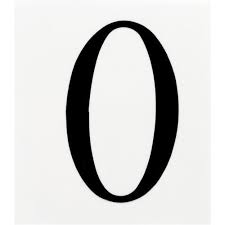
#> input picture 0.jpg, 225 x 225 px
$ python video1.py   (Python 2 division)
#> lines starting #> are read from the running program, lines starting #| are printed output that depends on the picture
import numpy as np
import cv2
import csv
import matplotlib.pyplot as plt
#from sklearn.datasets import load_digits
from sklearn.neural_network import MLPClassifier

img = cv2.imread('img11.jpg')

m0 = cv2.imread('0.jpg',0)
#> m0: shape (225, 225); min 0, max 255, mean 210.6
m1 = cv2.imread('1.png',0)
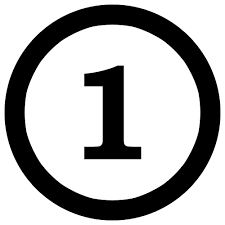
#> input picture 1.png, 225 x 225 px
#> m1 is the input picture: shape (225, 225); min 0, max 255, mean 179.7
m2 = cv2.imread('2.png',0)
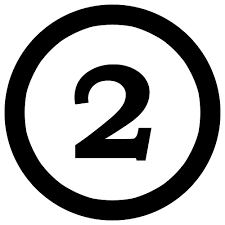
#> input picture 2.png, 225 x 225 px
#> m2 is the input picture: shape (225, 225); min 0, max 255, mean 172.3
m3 = cv2.imread('3.png',0)
m4 = cv2.imread('4.png',0)
m5 = cv2.imread('5.png',0)
m6 = cv2.imread('6.png',0)
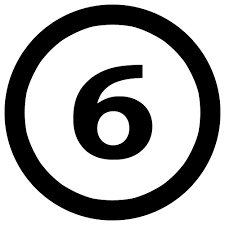
#> input picture 6.png, 225 x 225 px
#> m6 is the input picture: shape (225, 225); min 0, max 255, mean 171.2
m7 = cv2.imread('7.png',0)
m8 = cv2.imread('8.png',0)
m9 = cv2.imread('9.png',0)


box = cv2.imread('box.png')

cv2.rectangle(box, (10,10), (40,40), (0,0,0), 1)

#> (the run stopped early here; a loop or call above may not have finished)
